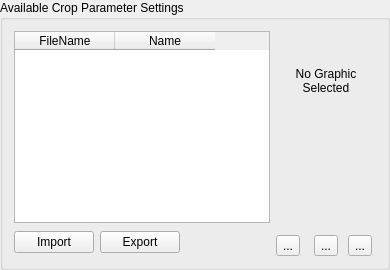
    <widget class="QGroupBox" name="grpProfiles">
     <property name="title">
      <string>Available Crop Parameter Settings</string>
     </property>
     <layout class="QGridLayout">
      <item row="0" column="3" rowspan="2">
       <layout class="QGridLayout">
        <item row="2" column="2">
         <widget class="QToolButton" name="toolDelete">
          <property name="toolTip">
           <string>&lt;html&gt;&lt;head&gt;&lt;meta name=&quot;qrichtext&quot; content=&quot;1&quot; /&gt;&lt;style type=&quot;text/css&quot;&gt;
p, li { white-space: pre-wrap; }
&lt;/style&gt;&lt;/head&gt;&lt;body style=&quot; font-family:'Sans Serif'; font-size:9pt; font-weight:400; font-style:normal; text-decoration:none;&quot;&gt;
&lt;p style=&quot; margin-top:0px; margin-bottom:0px; margin-left:0px; margin-right:0px; -qt-block-indent:0; text-indent:0px;&quot;&gt;Delete the currently selected parameter&lt;/p&gt;&lt;/body&gt;&lt;/html&gt;</string>
          </property>
          <property name="text">
           <string>...</string>
          </property>
          <property name="icon">
           <iconset resource="../resources.qrc">
            <normaloff>:/delete.png</normaloff>:/delete.png</iconset>
          </property>
         </widget>
        </item>
        <item row="2" column="1">
         <widget class="QToolButton" name="toolCopy">
          <property name="toolTip">
           <string>&lt;html&gt;&lt;head&gt;&lt;meta name=&quot;qrichtext&quot; content=&quot;1&quot; /&gt;&lt;style type=&quot;text/css&quot;&gt;
p, li { white-space: pre-wrap; }
&lt;/style&gt;&lt;/head&gt;&lt;body style=&quot; font-family:'Sans Serif'; font-size:9pt; font-weight:400; font-style:normal; text-decoration:none;&quot;&gt;
&lt;p style=&quot; margin-top:0px; margin-bottom:0px; margin-left:0px; margin-right:0px; -qt-block-indent:0; text-indent:0px;&quot;&gt;Clone the currently selected parameter&lt;/p&gt;&lt;/body&gt;&lt;/html&gt;</string>
          </property>
          <property name="whatsThis">
           <string>&lt;html&gt;&lt;head&gt;&lt;meta name=&quot;qrichtext&quot; content=&quot;1&quot; /&gt;&lt;style type=&quot;text/css&quot;&gt;
p, li { white-space: pre-wrap; }
&lt;/style&gt;&lt;/head&gt;&lt;body style=&quot; font-family:'Sans Serif'; font-size:9pt; font-weight:400; font-style:normal; text-decoration:none;&quot;&gt;
&lt;p style=&quot; margin-top:0px; margin-bottom:0px; margin-left:0px; margin-right:0px; -qt-block-indent:0; text-indent:0px;&quot;&gt;If you want to create a new parameter that is similar to one already defined, you can clone this parameter to save time. All of the settings of the parameter you are cloning are transferred to the new clone, but the name is changed to Clone of ... (whatever the name of the parameter you are cloning was).&lt;/p&gt;&lt;/body&gt;&lt;/html&gt;</string>
          </property>
          <property name="text">
           <string>...</string>
          </property>
          <property name="icon">
           <iconset resource="../resources.qrc">
            <normaloff>:/copy.png</normaloff>:/copy.png</iconset>
          </property>
         </widget>
        </item>
        <item row="1" column="1">
         <spacer>
          <property name="orientation">
           <enum>Qt::Vertical</enum>
          </property>
          <property name="sizeHint" stdset="0">
           <size>
            <width>20</width>
            <height>40</height>
           </size>
          </property>
         </spacer>
        </item>
        <item row="0" column="0" colspan="3">
         <widget class="QLabel" name="lblCropPic">
          <property name="minimumSize">
           <size>
            <width>100</width>
            <height>100</height>
           </size>
          </property>
          <property name="maximumSize">
           <size>
            <width>100</width>
            <height>100</height>
           </size>
          </property>
          <property name="text">
           <string>No Graphic
Selected</string>
          </property>
          <property name="alignment">
           <set>Qt::AlignCenter</set>
          </property>
         </widget>
        </item>
        <item row="2" column="0">
         <widget class="QToolButton" name="toolNew">
          <property name="toolTip">
           <string>&lt;html&gt;&lt;head&gt;&lt;meta name=&quot;qrichtext&quot; content=&quot;1&quot; /&gt;&lt;style type=&quot;text/css&quot;&gt;
p, li { white-space: pre-wrap; }
&lt;/style&gt;&lt;/head&gt;&lt;body style=&quot; font-family:'Sans Serif'; font-size:9pt; font-weight:400; font-style:normal; text-decoration:none;&quot;&gt;
&lt;p style=&quot; margin-top:0px; margin-bottom:0px; margin-left:0px; margin-right:0px; -qt-block-indent:0; text-indent:0px;&quot;&gt;Define a new parameter&lt;/p&gt;&lt;/body&gt;&lt;/html&gt;</string>
          </property>
          <property name="whatsThis">
           <string>&lt;html&gt;&lt;head&gt;&lt;meta name=&quot;qrichtext&quot; content=&quot;1&quot; /&gt;&lt;style type=&quot;text/css&quot;&gt;
p, li { white-space: pre-wrap; }
&lt;/style&gt;&lt;/head&gt;&lt;body style=&quot; font-family:'Sans Serif'; font-size:9pt; font-weight:400; font-style:normal; text-decoration:none;&quot;&gt;
&lt;p style=&quot; margin-top:0px; margin-bottom:0px; margin-left:0px; margin-right:0px; -qt-block-indent:0; text-indent:0px;&quot;&gt;If you simply change the name or settings and click apply in the Crop Parameter Manager, you are just editing the parameter currently selected. To create a new parameter, you &lt;span style=&quot; font-weight:600;&quot;&gt;must&lt;/span&gt; click on the New button.&lt;/p&gt;&lt;/body&gt;&lt;/html&gt;</string>
          </property>
          <property name="text">
           <string>...</string>
          </property>
          <property name="icon">
           <iconset resource="../resources.qrc">
            <normaloff>:/new.png</normaloff>:/new.png</iconset>
          </property>
         </widget>
        </item>
       </layout>
      </item>
      <item row="1" column="0">
       <widget class="QPushButton" name="pbnImport">
        <property name="minimumSize">
         <size>
          <width>80</width>
          <height>0</height>
         </size>
        </property>
        <property name="text">
         <string>Import</string>
        </property>
       </widget>
      </item>
      <item row="1" column="1">
       <widget class="QPushButton" name="pbnExport">
        <property name="minimumSize">
         <size>
          <width>80</width>
          <height>0</height>
         </size>
        </property>
        <property name="text">
         <string>Export</string>
        </property>
       </widget>
      </item>
      <item row="1" column="2">
       <spacer>
        <property name="orientation">
         <enum>Qt::Horizontal</enum>
        </property>
        <property name="sizeHint" stdset="0">
         <size>
          <width>71</width>
          <height>27</height>
         </size>
        </property>
       </spacer>
      </item>
      <item row="0" column="0" colspan="3">
       <widget class="QTableWidget" name="tblCropParameterProfiles">
        <property name="toolTip">
         <string>&lt;html&gt;&lt;head&gt;&lt;meta name=&quot;qrichtext&quot; content=&quot;1&quot; /&gt;&lt;style type=&quot;text/css&quot;&gt;
p, li { white-space: pre-wrap; }
&lt;/style&gt;&lt;/head&gt;&lt;body style=&quot; font-family:'Sans Serif'; font-size:9pt; font-weight:400; font-style:normal; text-decoration:none;&quot;&gt;
&lt;p style=&quot; margin-top:0px; margin-bottom:0px; margin-left:0px; margin-right:0px; -qt-block-indent:0; text-indent:0px;&quot;&gt;Select a parameter here to see and/or edit it's properties below.&lt;/p&gt;&lt;/body&gt;&lt;/html&gt;</string>
        </property>
        <property name="whatsThis">
         <string>&lt;html&gt;&lt;head&gt;&lt;meta name=&quot;qrichtext&quot; content=&quot;1&quot; /&gt;&lt;style type=&quot;text/css&quot;&gt;
p, li { white-space: pre-wrap; }
&lt;/style&gt;&lt;/head&gt;&lt;body style=&quot; font-family:'Sans Serif'; font-size:9pt; font-weight:400; font-style:normal; text-decoration:none;&quot;&gt;
&lt;p style=&quot; margin-top:0px; margin-bottom:0px; margin-left:0px; margin-right:0px; -qt-block-indent:0; text-indent:0px;&quot;&gt;In order to enable Landuse Analyst to model crops, several details must be supplied. Crop Parameter Manager asks for these specifics. As with Crop Manager, it is possible to have more than one parameter named the same thing. Again, just enter a descriptor in the Notes: field.&lt;/p&gt;
&lt;p style=&quot; margin-top:12px; margin-bottom:12px; margin-left:0px; margin-right:0px; -qt-block-indent:0; text-indent:0px;&quot;&gt;To define different parameters for the same crop, follow the same procedure as for defining multiple crops with the same name. Let's say you want to have two parameters set up for Wheat as an example. The Name: field is Wheat for both, but in Notes: field, enter Optimistic for one, and Conservative for the other. Then adjust the parameters as you wish for each. Even though the name is the same, the parameters are saved uniquely. Having multiple parameters can be useful for setting up different scenarios, such as drought years, diease, catastrophic events, etc. Eventually, Landuse Analyst will have the ability to model over time, and will have these types of scenarios incorporated into the model.&lt;/p&gt;&lt;/body&gt;&lt;/html&gt;</string>
        </property>
        <property name="alternatingRowColors">
         <bool>true</bool>
        </property>
        <property name="selectionMode">
         <enum>QAbstractItemView::SingleSelection</enum>
        </property>
        <property name="selectionBehavior">
         <enum>QAbstractItemView::SelectRows</enum>
        </property>
        <column>
         <property name="text">
          <string>FileName</string>
         </property>
        </column>
        <column>
         <property name="text">
          <string>Name</string>
         </property>
        </column>
       </widget>
      </item>
     </layout>
    </widget>
